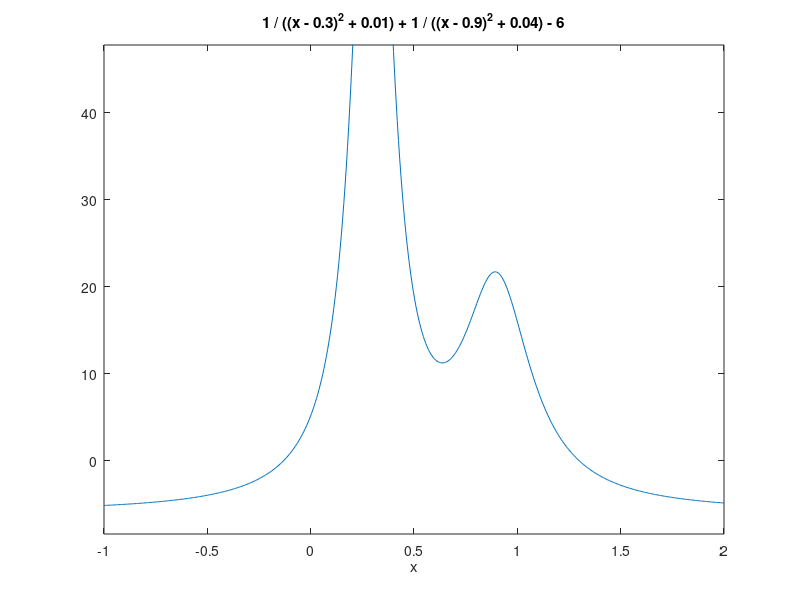

The MATLAB script that drew this image: (Note: this script raises an error after producing the figure.)
%
% Many of the examples now will use the 'humps' function
%

doc humps
clf
X = 0:.05:1;
[X Y] = humps(X);

plot(X,Y)

%
% Sometimes we need to pass functions as arguments to other
% functions. For that we need a way to treat functions as
% variables.
%

doc funfun

%
% An example of a 'functions function' is fzero:
% Let's find roots of a one-dimensional equation
% (not necessarily polynomial, which we can
% solve using the function 'roots')
%
% In order to solve the equation we will use the
% function 'fzero'
%

doc fzero

%
% 'fzero' needs an initial guess. Suppose we know
% that a root exists near x=1.3 .
%
%
% We need to give the function humps as an input
% variable to fzero. The way to do it is using
% a 'function handle'. A function handle is
% created by prefixing the function name with
% the sign '@'.
%

x = fzero(@humps,1.3)

%
% We can also experiment with other initial guesses.
%
x = fzero(@humps,10.5)

%
% An initial guess of 0.6 will produce another 
% root of the function.
%
x = fzero(@humps,0.6)

x = fzero(@humps,0.)

%
% Instead of an initial guess we can give 
% a lower and upper bound on the solution
% ('bracket the solution').
%

x = fzero(@humps,[1 1.5])

%
% Anonymous functions: if the function can be written
% in one line we can define it as an anonymous function:
%
%
% In the parentheses after the '@' we define the 
% input variables, and afterwards the function
% itself (in one line).
%
% This is exactly the expression used in humps
% (two maxima close to 0.3 and close to 0.9,
% and values decreasing to -6 on both sides).
%
af_humps = @(x) 1./((x-0.3).^2+0.01)+1./((x-0.9).^2+0.04)-6

x = fzero(af_humps,[1 1.5])

%
% ezplot is a function that gets a function as variable
% and plots it - we don't need to calculate ourselves
% a vector with all the values (not always it's the
% best way to plot a function, but it's easy).
%

ezplot(af_humps,[-1 2])

%
% The definition of an anonymous function can make
% use of all the variables defined in the workspace,
% but it only uses their value at the time of definiton!!
% If they afterwards change, the value in the function
% definition is not modified!
%
%
% TO demonstrate that let's replace the value 0.3 in the
% definition by 'a', that will first have the
% same value.
%

a = 0.3;
af_humps = @(x) 1./((x-a).^2+0.01)+1./((x-0.9).^2+0.04)-6

%
% If we clear 'a', af_humps will still work, since it used
% the value that 'a' had at the definition of af_humps.
%

clear a
af_humps(1)


%
% Changing the value of 'a' also has no effect, as expected.
%
a = 11.5;
af_humps(1)


af_humps = @(x) 1./((x-a).^2+0.01)+1./((x-0.9).^2+0.04)-6

af_humps(1)
clear a
%
% Sometimes we might need the function 'feval' for that.
% This is the most trivial example of treating a 
% function as an argument to pass to other functions.
%

doc feval

%
% We can simply use the function name and pass it to
% 'feval' (works both for built-in functions and for 
% M-file functions)
%

af_humps([-1 0 1])
feval(af_humps,[-1 0 1])

%
% We can define cell arrays of function handles:
%

fhan = {af_humps @sin @cos}

fhan{1}(5)
fhan{2}(pi)

for ii = 1:3
   feval(fhan{ii},5)
end

%
% The function 'functions' provides us with
% information about the function handle it 
% received as an argument.
% 

functions(fhan{1})
functions(fhan{2})
doc functions

%
% Let's get back to fzero:
% The function fzero is part of the 'optimization'
% toolbox. A toolbox is a 'package' of functions.
% The optimization toolbox is provided as part
% of the standard distribution of Matlab.
%
% We can control the way optimization functions work
% by an 'options' structure we pass as an input argument.
% We can use the function 'optimset' to create this structure.
%
% The input arguments to 'optimset' are pairs of control option
% (given as a string) and value.
%
% The control option 'display' controls the level of the printed
% output. 'iter' means an output at every iteration of the 
% solution algorithm.
%

doc optim
opt = optimset('display','iter');
x = fzero(af_humps,[1 1.5],opt)

%
% We can obviously transfer the result of 'optimset'
% directly to fzero, without defining the structure
% 'opt' in our workspace.
% 
x = fzero(af_humps,[1 1.5],optimset('display','iter'))

%
% Other optional values for 'display':
% 
x = fzero(af_humps,[1 1.5],optimset('display','notify'))
x = fzero(af_humps,[1 1.5],optimset('display','off'))
x = fzero(af_humps,[1 1.5],optimset('display','final'));

%
% We can modify several control options.
% 'tolx' is the tolerance on x - in the solution algorithm,
% when x changes by less than 'tolx', the function stops.
%
x = fzero(af_humps,[1 1.5],optimset('tolx',1e-5,'displ','iter'));

%
% One dimensional optimization. 
% --------------------------------------------------
%
% The function 'fminbnd' finds the minimum
% value of a one-dimensional function.
%

doc fminbnd 
ezplot(@humps,[-1 2])

%
% The function needs two bracketing values
%
[xmin,value] = fminbnd(@humps,0.5,0.8)
[xmin,value] = fminbnd(@humps,0.7,0.8)

%
% The same mechanism for passing control options is used
%

[xmin,value] = fminbnd(@humps,0.7,0.8,optimset('tolfun',1e-3))
[xmin,value] = fminbnd(@humps,0.5,0.8,optimset('tolfun',1e-3))
[xmin,value] = fminbnd(@humps,0.5,0.8,optimset('tolfun',1e-1))


%
% Multi-dimensional optimization
% -----------------------------------------------------
%
% Let's look for the minimum of the Rosenbrock's 'banana' function.
% (https://en.wikipedia.org/wiki/Rosenbrock_function)
%

%
% First let's just plot the 'banana' function.
% It's easy to see algebraically that the minimum is at the
% location (1,1).
%

[X,Y] = meshgrid(-1.5:0.125:1.5,-0.6:0.125:2.8);
Z = 100*(Y-X.^2).^2+(1-X).^2;
clf
mesh(X,Y,Z)

%
% For the minimization we will use the function 'fminsearch'
% 'fminsearch' uses the Nelder-Mead Simplex algorithm.
% (https://en.wikipedia.org/wiki/Nelder%E2%80%93Mead_method)
%
doc fminsearch

%
% We have to define our function. We will define it in the
% M file 'banana.m' (attached).
%
% Besides the function name or handle, fminsearch needs also 
% an initial guess for x.
%
[xmin,value] = fminsearch(@banana,[0 0])

[xmin,value] = fminsearch(@banana,[-5 10],optimset('displ','iter'));
 